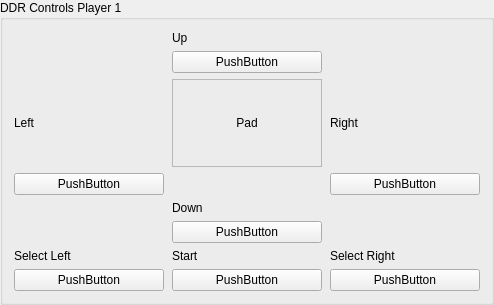
            <widget class="QGroupBox" name="ddrPlayer1GroupBox">
             <property name="title"><string>DDR Controls Player 1</string></property>
             <layout class="QGridLayout" name="ddrPlayer1GridLayout">
              <property name="horizontalSpacing"><number>8</number></property>
              <property name="verticalSpacing"><number>6</number></property>
              <item row="0" column="1"><widget class="QLabel" name="ddrP1UpLabel"><property name="text"><string>Up</string></property></widget></item>
              <item row="1" column="1"><widget class="InputBindingWidget" name="ddrP1UpBinding"><property name="sizePolicy"><sizepolicy hsizetype="Expanding" vsizetype="Fixed"><horstretch>0</horstretch><verstretch>0</verstretch></sizepolicy></property><property name="minimumSize"><size><width>150</width><height>0</height></size></property><property name="bindingName" stdset="0"><string notr="true">P1Up</string></property><property name="text"><string notr="true">PushButton</string></property></widget></item>
              <item row="2" column="0"><widget class="QLabel" name="ddrP1LeftLabel"><property name="text"><string>Left</string></property></widget></item>
              <item row="2" column="1"><widget class="QLabel" name="ddrP1PadLabel"><property name="minimumSize"><size><width>120</width><height>88</height></size></property><property name="frameShape"><enum>QFrame::Shape::StyledPanel</enum></property><property name="frameShadow"><enum>QFrame::Shadow::Sunken</enum></property><property name="alignment"><set>Qt::AlignmentFlag::AlignCenter</set></property><property name="text"><string>Pad</string></property></widget></item>
              <item row="2" column="2"><widget class="QLabel" name="ddrP1RightLabel"><property name="text"><string>Right</string></property></widget></item>
              <item row="3" column="0"><widget class="InputBindingWidget" name="ddrP1LeftBinding"><property name="sizePolicy"><sizepolicy hsizetype="Expanding" vsizetype="Fixed"><horstretch>0</horstretch><verstretch>0</verstretch></sizepolicy></property><property name="minimumSize"><size><width>150</width><height>0</height></size></property><property name="bindingName" stdset="0"><string notr="true">P1Left</string></property><property name="text"><string notr="true">PushButton</string></property></widget></item>
              <item row="3" column="2"><widget class="InputBindingWidget" name="ddrP1RightBinding"><property name="sizePolicy"><sizepolicy hsizetype="Expanding" vsizetype="Fixed"><horstretch>0</horstretch><verstretch>0</verstretch></sizepolicy></property><property name="minimumSize"><size><width>150</width><height>0</height></size></property><property name="bindingName" stdset="0"><string notr="true">P1Right</string></property><property name="text"><string notr="true">PushButton</string></property></widget></item>
              <item row="4" column="1"><widget class="QLabel" name="ddrP1DownLabel"><property name="text"><string>Down</string></property></widget></item>
              <item row="5" column="1"><widget class="InputBindingWidget" name="ddrP1DownBinding"><property name="sizePolicy"><sizepolicy hsizetype="Expanding" vsizetype="Fixed"><horstretch>0</horstretch><verstretch>0</verstretch></sizepolicy></property><property name="minimumSize"><size><width>150</width><height>0</height></size></property><property name="bindingName" stdset="0"><string notr="true">P1Down</string></property><property name="text"><string notr="true">PushButton</string></property></widget></item>
              <item row="6" column="0"><widget class="QLabel" name="ddrP1SelectLeftLabel"><property name="text"><string>Select Left</string></property></widget></item>
              <item row="6" column="1"><widget class="QLabel" name="ddrP1StartLabel"><property name="text"><string>Start</string></property></widget></item>
              <item row="6" column="2"><widget class="QLabel" name="ddrP1SelectRightLabel"><property name="text"><string>Select Right</string></property></widget></item>
              <item row="7" column="0"><widget class="InputBindingWidget" name="ddrP1SelectLeftBinding"><property name="sizePolicy"><sizepolicy hsizetype="Expanding" vsizetype="Fixed"><horstretch>0</horstretch><verstretch>0</verstretch></sizepolicy></property><property name="minimumSize"><size><width>150</width><height>0</height></size></property><property name="bindingName" stdset="0"><string notr="true">P1Button1</string></property><property name="text"><string notr="true">PushButton</string></property></widget></item>
              <item row="7" column="1"><widget class="InputBindingWidget" name="ddrP1StartBinding"><property name="sizePolicy"><sizepolicy hsizetype="Expanding" vsizetype="Fixed"><horstretch>0</horstretch><verstretch>0</verstretch></sizepolicy></property><property name="minimumSize"><size><width>150</width><height>0</height></size></property><property name="bindingName" stdset="0"><string notr="true">P1Start</string></property><property name="text"><string notr="true">PushButton</string></property></widget></item>
              <item row="7" column="2"><widget class="InputBindingWidget" name="ddrP1SelectRightBinding"><property name="sizePolicy"><sizepolicy hsizetype="Expanding" vsizetype="Fixed"><horstretch>0</horstretch><verstretch>0</verstretch></sizepolicy></property><property name="minimumSize"><size><width>150</width><height>0</height></size></property><property name="bindingName" stdset="0"><string notr="true">P1Button2</string></property><property name="text"><string notr="true">PushButton</string></property></widget></item>
             </layout>
            </widget>
